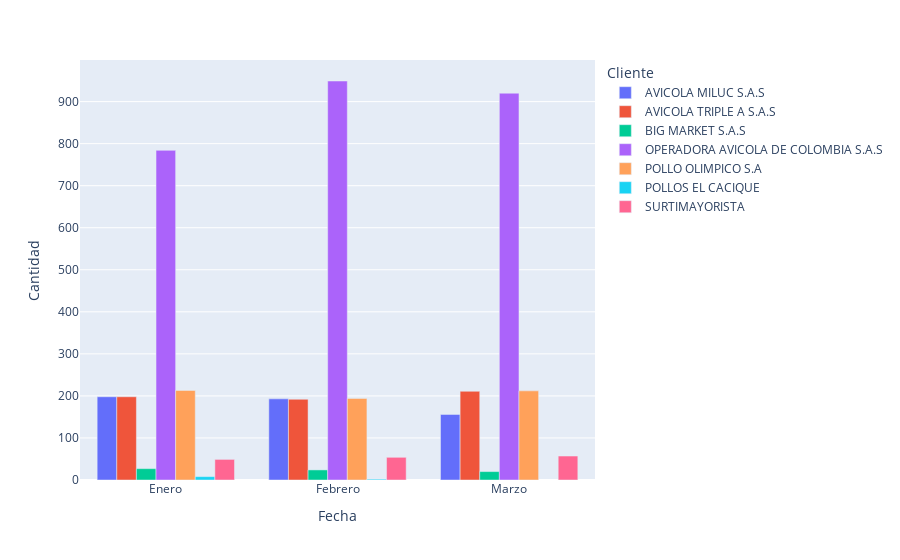

Notebook code for this chart:
### Code cell
fig = px.bar(df_grouped, x='Fecha', y='Cantidad', color='Cliente', barmode='group')
fig.show()
# Guardar el gráfico en un archivo HTML
fig.write_html("demanda_clientes_primer_trimestre_2024.html")

### Figure 1 — Plotly figure (JSON) as saved in the notebook; plotly's stock layout.template omitted (floating-point values rounded to 4 significant figures)
{"data": [{"alignmentgroup": "True", "hovertemplate": "Cliente=AVICOLA MILUC S.A.S<br>Fecha=%{x}<br>Cantidad=%{y}<extra></extra>", "legendgroup": "AVICOLA MILUC S.A.S", "marker": {"color": "#636efa", "pattern": {"shape": ""}}, "name": "AVICOLA MILUC S.A.S", "offsetgroup": "AVICOLA MILUC S.A.S", "orientation": "v", "showlegend": true, "textposition": "auto", "type": "bar", "x": ["Enero", "Febrero", "Marzo"], "xaxis": "x", "y": [198, 193, 156], "yaxis": "y"}, {"alignmentgroup": "True", "hovertemplate": "Cliente=AVICOLA TRIPLE A S.A.S<br>Fecha=%{x}<br>Cantidad=%{y}<extra></extra>", "legendgroup": "AVICOLA TRIPLE A S.A.S", "marker": {"color": "#EF553B", "pattern": {"shape": ""}}, "name": "AVICOLA TRIPLE A S.A.S", "offsetgroup": "AVICOLA TRIPLE A S.A.S", "orientation": "v", "showlegend": true, "textposition": "auto", "type": "bar", "x": ["Enero", "Febrero", "Marzo"], "xaxis": "x", "y": [198, 192, 211], "yaxis": "y"}, {"alignmentgroup": "True", "hovertemplate": "Cliente=BIG MARKET S.A.S<br>Fecha=%{x}<br>Cantidad=%{y}<extra></extra>", "legendgroup": "BIG MARKET S.A.S", "marker": {"color": "#00cc96", "pattern": {"shape": ""}}, "name": "BIG MARKET S.A.S", "offsetgroup": "BIG MARKET S.A.S", "orientation": "v", "showlegend": true, "textposition": "auto", "type": "bar", "x": ["Enero", "Febrero", "Marzo"], "xaxis": "x", "y": [27, 24, 20], "yaxis": "y"}, {"alignmentgroup": "True", "hovertemplate": "Cliente=OPERADORA AVICOLA DE COLOMBIA S.A.S<br>Fecha=%{x}<br>Cantidad=%{y}<extra></extra>", "legendgroup": "OPERADORA AVICOLA DE COLOMBIA S.A.S", "marker": {"color": "#ab63fa", "pattern": {"shape": ""}}, "name": "OPERADORA AVICOLA DE COLOMBIA S.A.S", "offsetgroup": "OPERADORA AVICOLA DE COLOMBIA S.A.S", "orientation": "v", "showlegend": true, "textposition": "auto", "type": "bar", "x": ["Enero", "Febrero", "Marzo"], "xaxis": "x", "y": [784, 949, 920], "yaxis": "y"}, {"alignmentgroup": "True", "hovertemplate": "Cliente=POLLO OLIMPICO S.A<br>Fecha=%{x}<br>Cantidad=%{y}<extra></extra>", "legendgroup": "POLLO OLIMPICO S.A", "marker": {"color": "#FFA15A", "pattern": {"shape": ""}}, "name": "POLLO OLIMPICO S.A", "offsetgroup": "POLLO OLIMPICO S.A", "orientation": "v", "showlegend": true, "textposition": "auto", "type": "bar", "x": ["Enero", "Febrero", "Marzo"], "xaxis": "x", "y": [213, 194, 212], "yaxis": "y"}, {"alignmentgroup": "True", "hovertemplate": "Cliente=POLLOS EL CACIQUE<br>Fecha=%{x}<br>Cantidad=%{y}<extra></extra>", "legendgroup": "POLLOS EL CACIQUE", "marker": {"color": "#19d3f3", "pattern": {"shape": ""}}, "name": "POLLOS EL CACIQUE", "offsetgroup": "POLLOS EL CACIQUE", "orientation": "v", "showlegend": true, "textposition": "auto", "type": "bar", "x": ["Enero", "Febrero"], "xaxis": "x", "y": [8, 2], "yaxis": "y"}, {"alignmentgroup": "True", "hovertemplate": "Cliente=SURTIMAYORISTA<br>Fecha=%{x}<br>Cantidad=%{y}<extra></extra>", "legendgroup": "SURTIMAYORISTA", "marker": {"color": "#FF6692", "pattern": {"shape": ""}}, "name": "SURTIMAYORISTA", "offsetgroup": "SURTIMAYORISTA", "orientation": "v", "showlegend": true, "textposition": "auto", "type": "bar", "x": ["Enero", "Febrero", "Marzo"], "xaxis": "x", "y": [49, 54, 57], "yaxis": "y"}], "layout": {"barmode": "group", "legend": {"title": {"text": "Cliente"}, "tracegroupgap": 0}, "margin": {"t": 60}, "xaxis": {"anchor": "y", "domain": [0, 1], "title": {"text": "Fecha"}}, "yaxis": {"anchor": "x", "domain": [0, 1], "title": {"text": "Cantidad"}}}}
